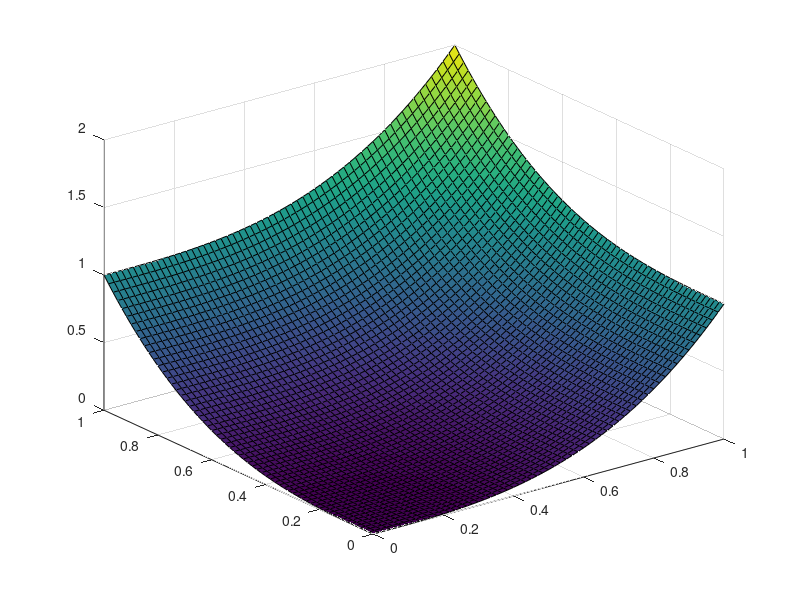

The MATLAB script that drew this image:
samples = 61
flatMat = ones(samples, samples);
[X,Y] = meshgrid(0:1/(samples-1):1);


halfSlope = 1 - X + Y.*0;

bowlShape = X.^2 + Y.^2;

[X,Y] = meshgrid(-1:2/(samples-1):1);
bowlShape2 = X.^2 + Y.^2;

[X,Y] = meshgrid(0:1/(samples-1):1);
cubicShape = X.^3 + Y.^3;
surf(X,Y,cubicShape);